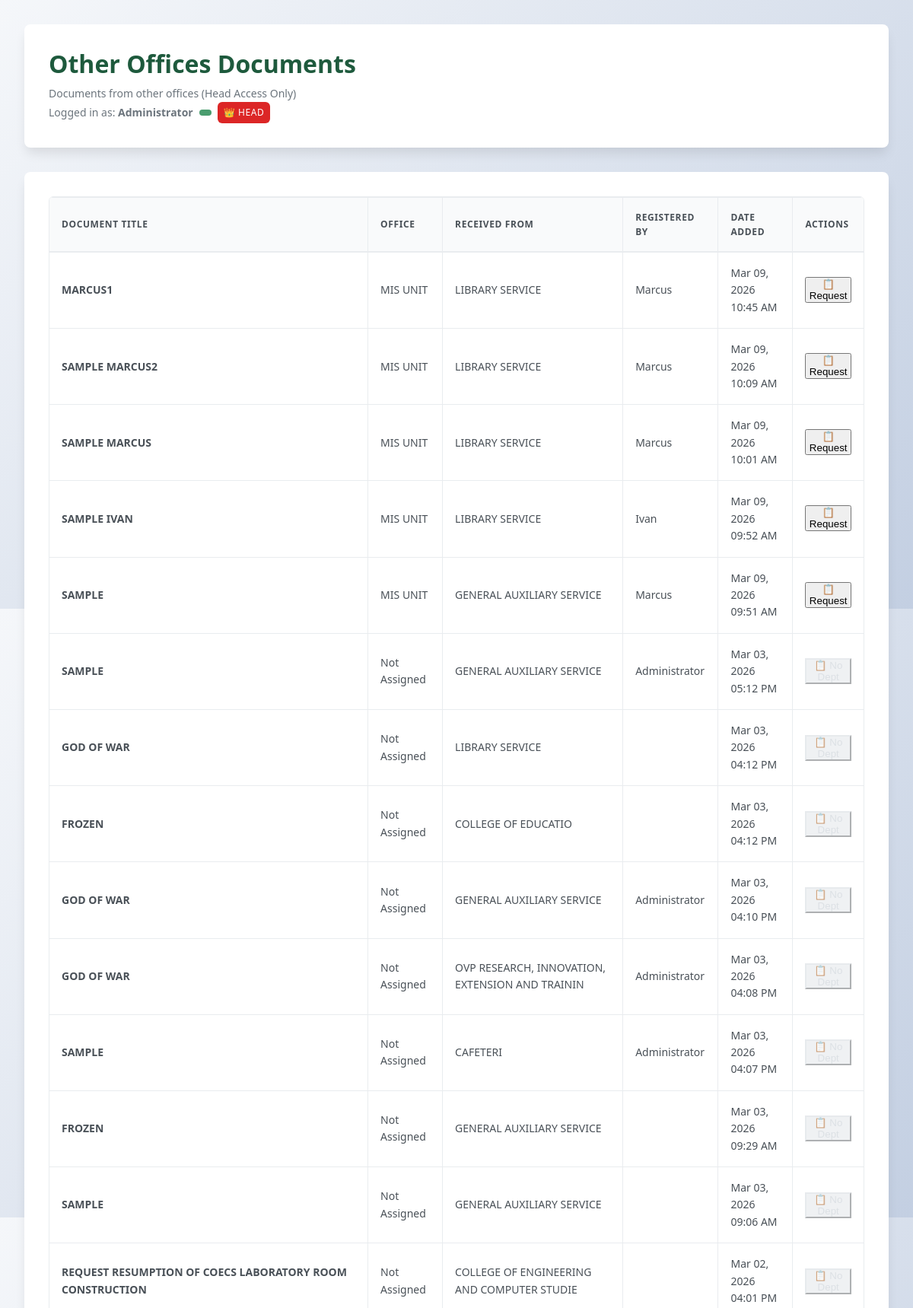
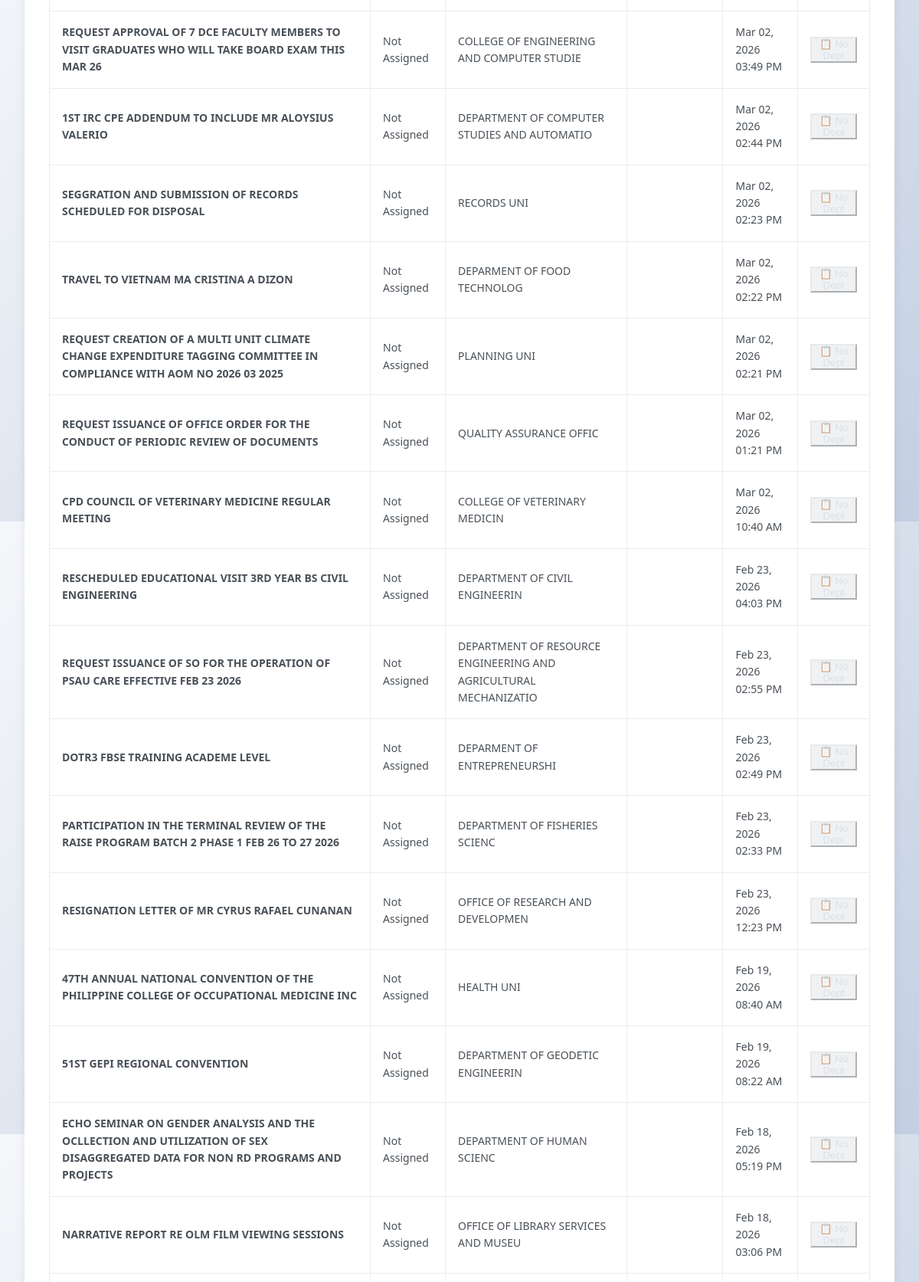
Screenshot of /Records/documents.php (signed in, upper part) with the database file from the repository (2 pictures, top to bottom).
### tables this page shows
CREATE TABLE `users` (
  `id` int(11) NOT NULL,
  `username` varchar(50) NOT NULL,
  `password` varchar(255) NOT NULL,
  `full_name` varchar(100) NOT NULL,
  `email` varchar(100) NOT NULL,
  `department` varchar(100) DEFAULT NULL,
  `members` varchar(100) DEFAULT NULL,
  `created_at` timestamp NOT NULL DEFAULT current_timestamp(),
  `role` varchar(50) NOT NULL DEFAULT 'user'
);

CREATE TABLE `records_document_main` (
  `idrecords_document_main` int(11) NOT NULL,
  `document_title` varchar(250) DEFAULT NULL,
  `document_type` varchar(45) DEFAULT NULL,
  `document_status` varchar(45) DEFAULT NULL,
  `date_added` datetime DEFAULT current_timestamp(),
  `document_remarks` varchar(250) DEFAULT NULL,
  `serial_code` varchar(30) DEFAULT NULL,
  `received_from` varchar(250) DEFAULT NULL,
  `employee_receipt` varchar(250) DEFAULT NULL,
  `delivered_to` varchar(250) DEFAULT NULL,
  `records_document_maincol` varchar(45) DEFAULT NULL,
  `added_by` int(11) DEFAULT NULL
);

### Records/documents.php (the view, shortened to what this page needs)
<?php
require_once 'connect.php';
$conn = new mysqli($servername, $username, $password, $dbname);
$result = $conn->query("SELECT username, full_name, department, role, members FROM users WHERE id = " . $_SESSION['user_id']);
$current_user = $result->fetch_assoc();
$documents = $conn->query("SELECT d.*, u.full_name as registered_by_name, u.department
                          FROM records_document_main d
                          LEFT JOIN users u ON d.added_by = u.id
                          WHERE u.department != '" . $current_user['department'] . "' OR u.department IS NULL
                          ORDER BY d.date_added DESC");
$pending_docs = [];
?>
<!DOCTYPE html>
<html lang="en">
<head>
    <link rel="stylesheet" href="assets/css/psau-style.css">
</head>
<body>
    <div class="page-container">
        <div class="page-header">
            <div class="header-content">
                <div>
                    <h1 class="page-title">Other Offices Documents</h1>
                    <p class="page-subtitle">Documents from other offices (Head Access Only)</p>
                    <div class="user-info">
                        <span>Logged in as: <strong><?php echo htmlspecialchars($current_user['full_name']); ?></strong></span>
                        <span class="badge"><?php echo htmlspecialchars($current_user['department']); ?></span>
                        <span class="badge" style="background: #dc2626;">👑 Head</span>
                    </div>
                </div>
            </div>
        </div>
        <div class="main-content">
            <div class="content-body">
                <?php if ($documents->num_rows > 0): ?>
                    <div class="table-responsive">
                        <table class="documents-table">
                            <thead>
                                <tr>
                                    <th>Document Title</th>
                                    <th>Office</th>
                                    <th>Received From</th>
                                    <th>Registered By</th>
                                    <th>Date Added</th>
                                    <th>Actions</th>
                                </tr>
                            </thead>
                            <tbody>
                                <?php while ($document = $documents->fetch_assoc()): ?>
                                    <tr>
                                        <td><strong><?php echo htmlspecialchars($document['document_title']); ?></strong></td>
                                        <td><?php echo htmlspecialchars($document['department'] ?? 'Not Assigned'); ?></td>
                                        <td><?php echo htmlspecialchars($document['received_from']); ?></td>
                                        <td><?php echo htmlspecialchars($document['registered_by_name']); ?></td>
                                        <td><?php echo date('M d, Y h:i A', strtotime($document['date_added'])); ?></td>
                                        <td>
                                            <div class="action-buttons">
                                                <?php if (in_array($document['idrecords_document_main'], $pending_docs)): ?>
                                                    <button class="btn-action disabled" disabled title="Request Pending">
                                                        📋 Requested
                                                    </button>
                                                <?php else: ?>
                                                    <?php if (!empty($document['department'])): ?>
                                                        <form action='request_document.php' method='POST' style="display: inline;">
                                                            <button type="submit" class="btn-action primary" title="Request Document">
                                                                📋 Request
                                                            </button>
                                                        </form>
                                                    <?php else: ?>
                                                        <button class="btn-action disabled" disabled title="No Office Assigned">
                                                            📋 No Dept
                                                        </button>
                                                    <?php endif; ?>
                                                <?php endif; ?>
                                            </div>
                                        </td>
                                    </tr>
                                <?php endwhile; ?>
                            </tbody>
                        </table>
                    </div>
                <?php endif; ?>
            </div>
        </div>
    </div>
</body>
</html>

### Records/assets/css/psau-style.css (style rules this page uses)
:root { --psau-primary: #1e5a3d; --psau-secondary: #2d7a4f; --psau-accent: #4a9d6a; --psau-light: #e8f5ee; --psau-lighter: #f0faf6; --psau-white: #ffffff; --psau-gray-50: #f9fafb; --psau-gray-100: #f3f4f6; --psau-gray-200: #e5e7eb; --psau-gray-300: #d1d5db; --psau-gray-400: #9ca3af; --psau-gray-500: #6b7280; --psau-gray-600: #4b5563; --psau-gray-700: #374151; --psau-gray-800: #1f2937; --psau-gray-900: #111827; --psau-success: #059669; --psau-warning: #d97706; --psau-error: #dc2626; --psau-info: #2563eb; --font-sans: -apple-system, BlinkMacSystemFont, 'Segoe UI', Roboto, 'Helvetica Neue', Arial, sans-serif; --font-mono: 'SF Mono', Monaco, Inconsolata, 'Roboto Mono', monospace; --space-1: 0.25rem; --space-2: 0.5rem; --space-3: 0.75rem; --space-4: 1rem; --space-5: 1.25rem; --space-6: 1.5rem; --space-8: 2rem; --space-10: 2.5rem; --space-12: 3rem; --space-16: 4rem; --radius: 0.375rem; --radius-md: 0.5rem; --radius-lg: 0.75rem; --radius-xl: 1rem; --radius-2xl: 1.5rem; --shadow-sm: 0 1px 2px 0 rgb(0 0 0 / 0.05); --shadow: 0 1px 3px 0 rgb(0 0 0 / 0.1), 0 1px 2px -1px rgb(0 0 0 / 0.1); --shadow-md: 0 4px 6px -1px rgb(0 0 0 / 0.1), 0 2px 4px -2px rgb(0 0 0 / 0.1); --shadow-lg: 0 10px 15px -3px rgb(0 0 0 / 0.1), 0 4px 6px -4px rgb(0 0 0 / 0.1); --shadow-xl: 0 20px 25px -5px rgb(0 0 0 / 0.1), 0 8px 10px -6px rgb(0 0 0 / 0.1); --transition-fast: 150ms ease-in-out; --transition: 200ms ease-in-out; --transition-slow: 300ms ease-in-out; }
* { box-sizing: border-box; margin: 0; padding: 0; }
html { font-size: 16px; line-height: 1.5; -webkit-text-size-adjust: 100%; -moz-text-size-adjust: 100%; text-size-adjust: 100%; }
body { font-family: var(--font-sans); font-size: 0.875rem; line-height: 1.6; color: var(--psau-gray-700); background-color: var(--psau-gray-50); -webkit-font-smoothing: antialiased; -moz-osx-font-smoothing: grayscale; }
h1, h2, h3, h4, h5, h6 { font-weight: 600; line-height: 1.25; color: var(--psau-gray-900); }
h1 { font-size: 2rem; }
p { margin-bottom: var(--space-4); }
.badge { display: inline-flex; align-items: center; padding: var(--space-1) var(--space-3); font-size: 0.75rem; font-weight: 500; border-radius: 9999px; text-transform: uppercase; letter-spacing: 0.05em; }
.documents-table, .users-table { width: 100%; border-collapse: separate; border-spacing: 0; background-color: var(--psau-white); }
.table th, .table td, .documents-table th, .documents-table td, .users-table th, .users-table td { padding: var(--space-3) var(--space-4); text-align: left; border-bottom: 1px solid var(--psau-gray-200); border-right: 1px solid var(--psau-gray-200); }
.table th:last-child, .table td:last-child, .documents-table th:last-child, .documents-table td:last-child, .users-table th:last-child, .users-table td:last-child { border-right: none; }
.table th, .documents-table th, .users-table th { font-weight: 600; color: var(--psau-gray-900); background-color: var(--psau-gray-50); font-size: 0.75rem; text-transform: uppercase; letter-spacing: 0.05em; border-top: 1px solid var(--psau-gray-200); }

### rows the page displays
users: full_name "Administrator"
records_document_main: document_title "MARCUS1", users.department "MIS UNIT", received_from "LIBRARY SERVICE", users.full_name "Marcus", date_added "Mar 09, 2026 10:45 AM"
records_document_main: document_title "SAMPLE MARCUS2", users.department "MIS UNIT", received_from "LIBRARY SERVICE", users.full_name "Marcus", date_added "Mar 09, 2026 10:09 AM"
records_document_main: document_title "SAMPLE MARCUS", users.department "MIS UNIT", received_from "LIBRARY SERVICE", users.full_name "Marcus", date_added "Mar 09, 2026 10:01 AM"
records_document_main: document_title "SAMPLE IVAN", users.department "MIS UNIT", received_from "LIBRARY SERVICE", users.full_name "Ivan", date_added "Mar 09, 2026 09:52 AM"
records_document_main: document_title "SAMPLE", users.department "MIS UNIT", received_from "GENERAL AUXILIARY SERVICE", users.full_name "Marcus", date_added "Mar 09, 2026 09:51 AM"
records_document_main: document_title "SAMPLE", users.department "Not Assigned", received_from "GENERAL AUXILIARY SERVICE", users.full_name "Administrator", date_added "Mar 03, 2026 05:12 PM", shows "📋 No Dept"
records_document_main: document_title "GOD OF WAR", department "Not Assigned", received_from "LIBRARY SERVICE", date_added "Mar 03, 2026 04:12 PM", shows "📋 No Dept"
records_document_main: document_title "FROZEN", department "Not Assigned", received_from "COLLEGE OF EDUCATIO", date_added "Mar 03, 2026 04:12 PM", shows "📋 No Dept"
records_document_main: document_title "GOD OF WAR", users.department "Not Assigned", received_from "GENERAL AUXILIARY SERVICE", users.full_name "Administrator", date_added "Mar 03, 2026 04:10 PM", shows "📋 No Dept"
records_document_main: document_title "GOD OF WAR", users.department "Not Assigned", received_from "OVP RESEARCH, INNOVATION, EXTENSION AND TRAININ", users.full_name "Administrator", date_added "Mar 03, 2026 04:08 PM", shows "📋 No Dept"
records_document_main: document_title "SAMPLE", users.department "Not Assigned", received_from "CAFETERI", users.full_name "Administrator", date_added "Mar 03, 2026 04:07 PM", shows "📋 No Dept"
records_document_main: document_title "FROZEN", department "Not Assigned", received_from "GENERAL AUXILIARY SERVICE", date_added "Mar 03, 2026 09:29 AM", shows "📋 No Dept"
records_document_main: document_title "SAMPLE", department "Not Assigned", received_from "GENERAL AUXILIARY SERVICE", date_added "Mar 03, 2026 09:06 AM", shows "📋 No Dept"
records_document_main: document_title "REQUEST RESUMPTION OF COECS LABORATORY ROOM CONSTRUCTION", department "Not Assigned", received_from "COLLEGE OF ENGINEERING AND COMPUTER STUDIE", date_added "Mar 02, 2026 04:01 PM", shows "📋 No Dept"
records_document_main: document_title "REQUEST APPROVAL OF 7 DCE FACULTY MEMBERS TO VISIT GRADUATES WHO WILL TAKE BOARD EXAM THIS MAR 26", department "Not Assigned", received_from "COLLEGE OF ENGINEERING AND COMPUTER STUDIE", date_added "Mar 02, 2026 03:49 PM", shows "📋 No Dept"
records_document_main: document_title "1ST IRC CPE ADDENDUM TO INCLUDE MR ALOYSIUS VALERIO", department "Not Assigned", received_from "DEPARTMENT OF COMPUTER STUDIES AND AUTOMATIO", date_added "Mar 02, 2026 02:44 PM", shows "📋 No Dept"
records_document_main: document_title "SEGGRATION AND SUBMISSION OF RECORDS SCHEDULED FOR DISPOSAL", department "Not Assigned", received_from "RECORDS UNI", date_added "Mar 02, 2026 02:23 PM", shows "📋 No Dept"
records_document_main: document_title "TRAVEL TO VIETNAM MA CRISTINA A DIZON", department "Not Assigned", received_from "DEPARMENT OF FOOD TECHNOLOG", date_added "Mar 02, 2026 02:22 PM", shows "📋 No Dept"
records_document_main: document_title "REQUEST CREATION OF A MULTI UNIT CLIMATE CHANGE EXPENDITURE TAGGING COMMITTEE IN COMPLIANCE WITH AOM NO 2026 03 2025", department "Not Assigned", received_from "PLANNING UNI", date_added "Mar 02, 2026 02:21 PM", shows "📋 No Dept"
records_document_main: document_title "REQUEST ISSUANCE OF OFFICE ORDER FOR THE CONDUCT OF PERIODIC REVIEW OF DOCUMENTS", department "Not Assigned", received_from "QUALITY ASSURANCE OFFIC", date_added "Mar 02, 2026 01:21 PM", shows "📋 No Dept"
records_document_main: document_title "CPD COUNCIL OF VETERINARY MEDICINE REGULAR MEETING", department "Not Assigned", received_from "COLLEGE OF VETERINARY MEDICIN", date_added "Mar 02, 2026 10:40 AM", shows "📋 No Dept"
records_document_main: document_title "RESCHEDULED EDUCATIONAL VISIT 3RD YEAR BS CIVIL ENGINEERING", department "Not Assigned", received_from "DEPARTMENT OF CIVIL ENGINEERIN", date_added "Feb 23, 2026 04:03 PM", shows "📋 No Dept"
records_document_main: document_title "REQUEST ISSUANCE OF SO FOR THE OPERATION OF PSAU CARE EFFECTIVE FEB 23 2026", department "Not Assigned", received_from "DEPARTMENT OF RESOURCE ENGINEERING AND AGRICULTURAL MECHANIZATIO", date_added "Feb 23, 2026 02:55 PM", shows "📋 No Dept"
records_document_main: document_title "DOTR3 FBSE TRAINING ACADEME LEVEL", department "Not Assigned", received_from "DEPARMENT OF ENTREPRENEURSHI", date_added "Feb 23, 2026 02:49 PM", shows "📋 No Dept"
records_document_main: document_title "PARTICIPATION IN THE TERMINAL REVIEW OF THE RAISE PROGRAM BATCH 2 PHASE 1 FEB 26 TO 27 2026", department "Not Assigned", received_from "DEPARTMENT OF FISHERIES SCIENC", date_added "Feb 23, 2026 02:33 PM", shows "📋 No Dept"
records_document_main: document_title "RESIGNATION LETTER OF MR CYRUS RAFAEL CUNANAN", department "Not Assigned", received_from "OFFICE OF RESEARCH AND DEVELOPMEN", date_added "Feb 23, 2026 12:23 PM", shows "📋 No Dept"
records_document_main: document_title "47TH ANNUAL NATIONAL CONVENTION OF THE PHILIPPINE COLLEGE OF OCCUPATIONAL MEDICINE INC", department "Not Assigned", received_from "HEALTH UNI", date_added "Feb 19, 2026 08:40 AM", shows "📋 No Dept"
records_document_main: document_title "51ST GEPI REGIONAL CONVENTION", department "Not Assigned", received_from "DEPARTMENT OF GEODETIC ENGINEERIN", date_added "Feb 19, 2026 08:22 AM", shows "📋 No Dept"
records_document_main: document_title "ECHO SEMINAR ON GENDER ANALYSIS AND THE OCLLECTION AND UTILIZATION OF SEX DISAGGREGATED DATA FOR NON RD PROGRAMS AND PROJECTS", department "Not Assigned", received_from "DEPARTMENT OF HUMAN SCIENC", date_added "Feb 18, 2026 05:19 PM", shows "📋 No Dept"
records_document_main: document_title "NARRATIVE REPORT RE OLM FILM VIEWING SESSIONS", department "Not Assigned", received_from "OFFICE OF LIBRARY SERVICES AND MUSEU", date_added "Feb 18, 2026 03:06 PM", shows "📋 No Dept"
